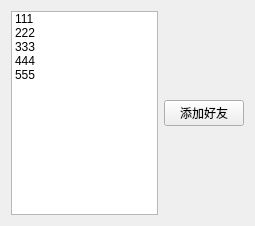
<?xml version="1.0" encoding="UTF-8"?>
<ui version="4.0">
 <class>Online</class>
 <widget class="QWidget" name="Online">
  <property name="geometry">
   <rect>
    <x>0</x>
    <y>0</y>
    <width>255</width>
    <height>226</height>
   </rect>
  </property>
  <property name="windowTitle">
   <string>Form</string>
  </property>
  <layout class="QHBoxLayout" name="horizontalLayout_2">
   <item>
    <layout class="QHBoxLayout" name="horizontalLayout">
     <item>
      <widget class="QListWidget" name="listWidget">
       <item>
        <property name="text">
         <string>111</string>
        </property>
       </item>
       <item>
        <property name="text">
         <string>222</string>
        </property>
       </item>
       <item>
        <property name="text">
         <string>333</string>
        </property>
       </item>
       <item>
        <property name="text">
         <string>444</string>
        </property>
       </item>
       <item>
        <property name="text">
         <string>555</string>
        </property>
       </item>
      </widget>
     </item>
     <item>
      <layout class="QVBoxLayout" name="verticalLayout">
       <item>
        <spacer name="verticalSpacer">
         <property name="orientation">
          <enum>Qt::Vertical</enum>
         </property>
         <property name="sizeHint" stdset="0">
          <size>
           <width>20</width>
           <height>40</height>
          </size>
         </property>
        </spacer>
       </item>
       <item>
        <widget class="QPushButton" name="pushButton">
         <property name="text">
          <string>添加好友</string>
         </property>
        </widget>
       </item>
       <item>
        <spacer name="verticalSpacer_2">
         <property name="orientation">
          <enum>Qt::Vertical</enum>
         </property>
         <property name="sizeHint" stdset="0">
          <size>
           <width>20</width>
           <height>40</height>
          </size>
         </property>
        </spacer>
       </item>
      </layout>
     </item>
    </layout>
   </item>
  </layout>
 </widget>
 <resources/>
 <connections/>
</ui>
